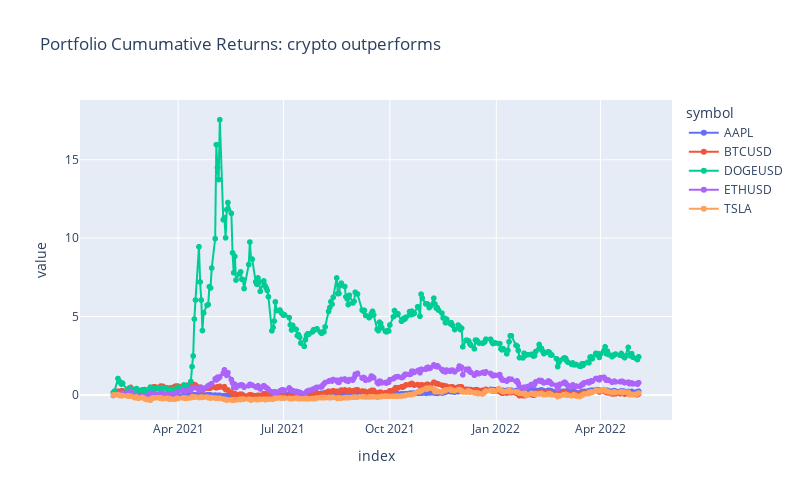

Source (notebook cell):
### Code cell
# Calculate cumulative returns of all portfolios

Portfolio_df_cum = (1+ Daily_ret).cumprod(0) -1
Portfolio_df_cum.head()

# Plot cumulative returns

# Portfolio_df_cum_plot = Portfolio_df_cum.hvplot.line()
# Portfolio_df_cum_plot

#Portfolio_df_cum.plot(figsize=(25,10))

def portfolio_ret():
    Portfolio_returns = px.line(Portfolio_df_cum, title='Portfolio Cumumative Returns: crypto outperforms',height=500, width=800, markers = True)
    return Portfolio_returns
portfolio_ret()

### Figure 1 — Plotly figure (JSON) as saved in the notebook; plotly's stock layout.template omitted (floating-point values rounded to 4 significant figures; data arrays with more than 128 entries replaced by an {"elided": "..."} marker saying what was removed)
{"data": [{"hovertemplate": "symbol=AAPL<br>index=%{x}<br>value=%{y}<extra></extra>", "legendgroup": "AAPL", "line": {"color": "#636efa", "dash": "solid"}, "marker": {"symbol": "circle"}, "mode": "markers+lines", "name": "AAPL", "showlegend": true, "type": "scattergl", "x": {"elided": "315 str values"}, "xaxis": "x", "y": {"elided": "315 float values"}, "yaxis": "y"}, {"hovertemplate": "symbol=BTCUSD<br>index=%{x}<br>value=%{y}<extra></extra>", "legendgroup": "BTCUSD", "line": {"color": "#EF553B", "dash": "solid"}, "marker": {"symbol": "circle"}, "mode": "markers+lines", "name": "BTCUSD", "showlegend": true, "type": "scattergl", "x": {"elided": "315 str values"}, "xaxis": "x", "y": {"elided": "315 float values"}, "yaxis": "y"}, {"hovertemplate": "symbol=DOGEUSD<br>index=%{x}<br>value=%{y}<extra></extra>", "legendgroup": "DOGEUSD", "line": {"color": "#00cc96", "dash": "solid"}, "marker": {"symbol": "circle"}, "mode": "markers+lines", "name": "DOGEUSD", "showlegend": true, "type": "scattergl", "x": {"elided": "315 str values"}, "xaxis": "x", "y": {"elided": "315 float values"}, "yaxis": "y"}, {"hovertemplate": "symbol=ETHUSD<br>index=%{x}<br>value=%{y}<extra></extra>", "legendgroup": "ETHUSD", "line": {"color": "#ab63fa", "dash": "solid"}, "marker": {"symbol": "circle"}, "mode": "markers+lines", "name": "ETHUSD", "showlegend": true, "type": "scattergl", "x": {"elided": "315 str values"}, "xaxis": "x", "y": {"elided": "315 float values"}, "yaxis": "y"}, {"hovertemplate": "symbol=TSLA<br>index=%{x}<br>value=%{y}<extra></extra>", "legendgroup": "TSLA", "line": {"color": "#FFA15A", "dash": "solid"}, "marker": {"symbol": "circle"}, "mode": "markers+lines", "name": "TSLA", "showlegend": true, "type": "scattergl", "x": {"elided": "315 str values"}, "xaxis": "x", "y": {"elided": "315 float values"}, "yaxis": "y"}], "layout": {"height": 500, "legend": {"title": {"text": "symbol"}, "tracegroupgap": 0}, "title": {"text": "Portfolio Cumumative Returns: crypto outperforms"}, "width": 800, "xaxis": {"anchor": "y", "autorange": true, "domain": [0, 1], "range": ["2021-01-06 03:47:36.0276", "2022-06-01 20:12:23.9724"], "title": {"text": "index"}, "type": "date"}, "yaxis": {"anchor": "x", "autorange": true, "domain": [0, 1], "range": [-1.601, 18.81], "title": {"text": "value"}, "type": "linear"}}}
